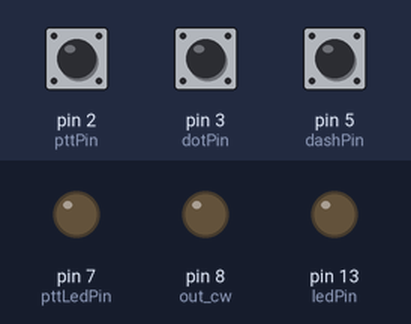
The sketch below on a simulated Arduino Uno, built with avr-gcc and run on an emulated ATmega328P. Parts: output pins drawn as LEDs (lit = HIGH). The test bench sets the inputs (shaded band); at power-on: pin 3 (dotPin) HIGH, pin 5 (dashPin) HIGH, pin 2 (pttPin) HIGH. What the sketch prints to the serial monitor is not drawn.

Above: at 1.2 s.
1.3 s: pin 3 (dotPin) pulled LOW for 1 s
At 1.44 s:
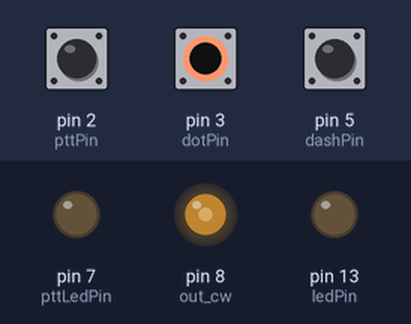
4.3 s: pin 5 (dashPin) pulled LOW for 0.15 s
At 4.38 s:
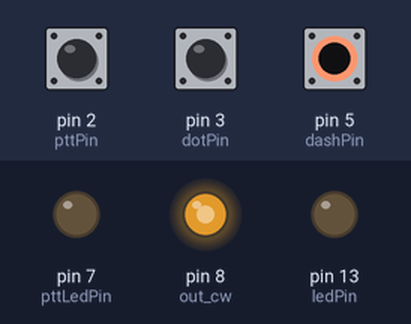
5.9 s: pin 2 (pttPin) pulled LOW for 0.15 s
At 5.97 s:
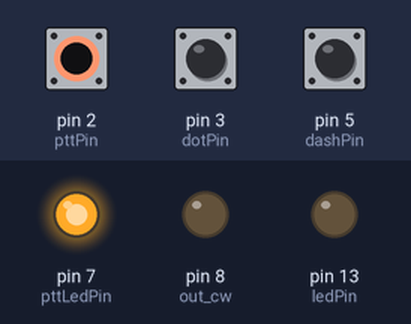
7.5 s: pin 3 (dotPin) pulled LOW for 0.15 s
10.5 s: pin 5 (dashPin) pulled LOW for 1 s
13.5 s: pin 2 (pttPin) pulled LOW for 3.2 s
At 17.0 s:
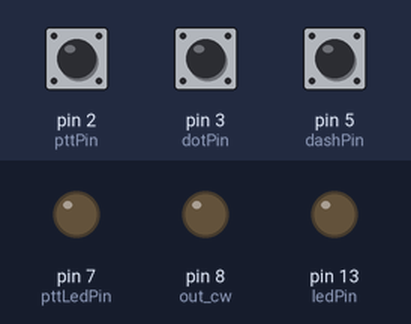
Timing chart, 0 to 18.5 s (numbered marks = the images above; inputs shaded):
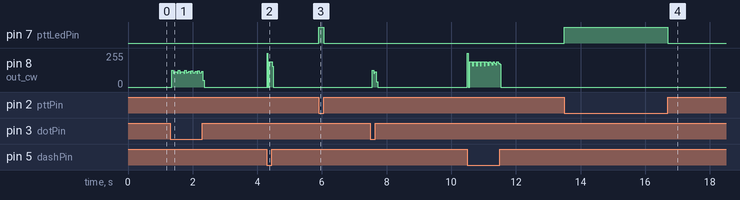

Measured:
- after the input at 4.3 s, pin 8 (out_cw): 0/255 → 190/255 at once, → 0/255 0.15 s later
- after the input at 5.9 s, pin 7 (pttLedPin): LOW → HIGH at once, → LOW 0.15 s later
- after the input at 13.5 s, pin 7 (pttLedPin): LOW → HIGH at once, → LOW 3.2 s later

The sketch:

sketch.ino
```cpp
#include <EEPROM.h>

const int EE_ADR_WPM = 1;

const int out_cw = 8;
const int dashPin = 5;
const int dotPin = 3;
const int ledPin = 13;
const int pttPin = 2;
const int pttLedPin = 7;

int wpm = 24;

int dot_len;
int dash_len = dot_len*3;

int pause_beetween_char = dot_len * 3;
int pause_beetween_word = dot_len * 6;

const char DASH = '-';
const char DOT = '.';
const char CHAR_SEPARATOR = ']';
const char WORD_SEPARATOR = ' ';

int ptt_last_state = 0;

bool end_of_char_sended = false;
bool end_of_word_sended = false;
unsigned long last_dash_or_dot_time = millis();

void setup() {
  pinMode(ledPin, OUTPUT);
  pinMode(out_cw, OUTPUT);
  pinMode(pttLedPin, OUTPUT);

  pinMode(dashPin, INPUT_PULLUP);
  pinMode(dotPin, INPUT_PULLUP);

  pinMode(pttPin, INPUT_PULLUP);

  wpm = EEPROM.read(EE_ADR_WPM);
  calculate_timings(wpm);

  Serial.begin(9600);
  send_params_to_serial("wpm", wpm);
  send_params_to_serial("dot", dot_len);
  send_params_to_serial("dash", dash_len);
}

void loop(){
  if (Serial.available() > 0)
  {
    String str = Serial.readString();
    if(str.indexOf("get") >= 0)
    {
      send_params_to_serial("wpm", wpm);
      send_params_to_serial("dot", dot_len);
      send_params_to_serial("dash", dash_len);
    }
    else if(str.indexOf("wpm") >= 0){
      int i = str.indexOf("wpm");
      wpm = str.substring(i+3, i+3+2).toInt();
      if (wpm == 0)
      {
        wpm = 10;
      }
      calculate_timings(wpm);
      EEPROM.write(EE_ADR_WPM, wpm);
      send_params_to_serial("wpm", wpm);
      send_params_to_serial("dot", dot_len);
      send_params_to_serial("dash", dash_len);
    }
  }

  if (digitalRead(dashPin) == LOW) //Тире
  {
    //send_word_separator();
    //one_char = one_char + "-";
    Serial.print('-');
    Serial.flush();
    end_of_char_sended = false;
    end_of_word_sended = false;
    digitalWrite(out_cw, HIGH);
    delay(3*dot_len);
    digitalWrite(out_cw, LOW);
    last_dash_or_dot_time = millis();
    delay(dot_len);
  }

  if (digitalRead(dotPin) == LOW) //Тире
  {
    //send_word_separator();
    //one_char = one_char + ".";
    Serial.print('.');
    Serial.flush();
    end_of_char_sended = false;
    end_of_word_sended = false;
    digitalWrite(out_cw, HIGH);
    delay(dot_len);
    digitalWrite(out_cw, LOW);
    last_dash_or_dot_time = millis();
    delay(dot_len);
  }

  send_char_separator();
  //send_word_separator();

  int ptt_state = digitalRead(pttPin);
  if (ptt_state != ptt_last_state )
  {
    ptt_last_state = ptt_state;
    if(ptt_state == HIGH)
    {
      digitalWrite(pttLedPin, LOW);
      Serial.write("0");
      Serial.flush();
    }
    else
    {
      digitalWrite(pttLedPin, HIGH);
      Serial.write("1");
      Serial.flush();
    }
    delay(10);
  }
}

void send_char_separator()
{
  if((millis() - last_dash_or_dot_time) > dot_len*3 && !end_of_char_sended)
  {
    Serial.print(CHAR_SEPARATOR);
    Serial.flush();
    end_of_char_sended = true;
  }
}

void send_word_separator()
{
  unsigned long paus = millis() - last_dash_or_dot_time;
  if ( paus >= pause_beetween_word && !end_of_word_sended)
  {
    Serial.print(WORD_SEPARATOR);
    Serial.flush();
    end_of_word_sended = true;
  }
}

void send_params_to_serial(String cmd, int value)
{
  Serial.print(cmd);
  Serial.print(value);
  Serial.print("\n");
  Serial.flush();
}

void calculate_timings(int wpm)
{
  dot_len = 1.2 / wpm*1000;
  dash_len = dot_len*3;
  pause_beetween_char = dot_len * 3;
  pause_beetween_word = dot_len * 6 ;
}
```
